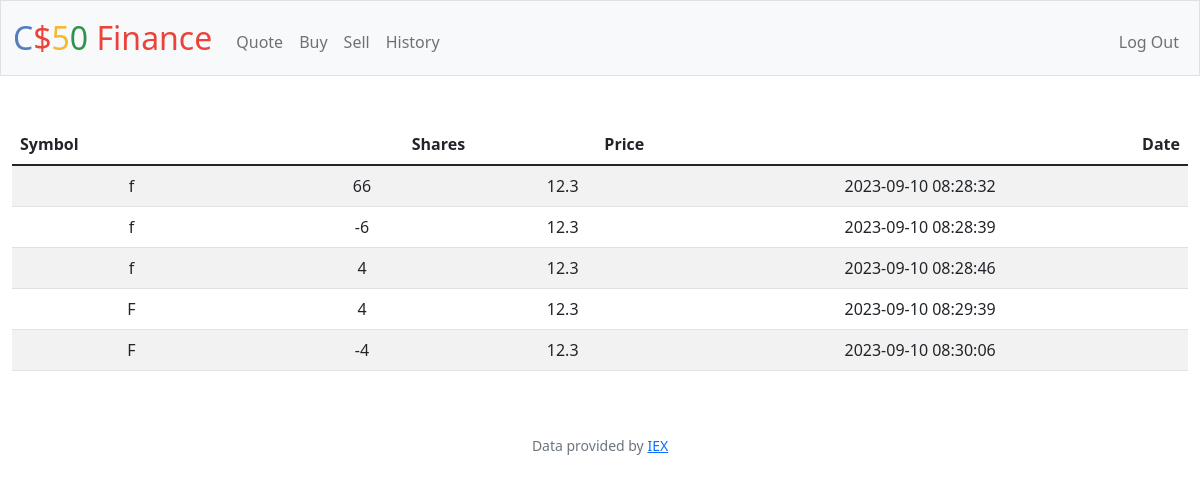
Screenshot of /history (signed in) with the database file from the repository.
### tables this page shows
CREATE TABLE 'transactions' ('id' INTEGER PRIMARY KEY AUTOINCREMENT NOT NULL, 'user_id' INTEGER, 'symbol' TEXT, 'shares' INTEGER, 'price' REAL, 'date' DATETIME);

### app.py (the view)
@app.route("/history")
@login_required
def history():
    user_id = session["user_id"]
    transactions_db = db.execute("SELECT * FROM transactions WHERE user_id = :id", id=user_id)
    return render_template("history.html", transactions = transactions_db)

### app.py (called while the page is built)
@app.after_request
def after_request(response):
    response.headers["Cache-Control"] = "no-cache, no-store, must-revalidate"
    response.headers["Expires"] = 0
    response.headers["Pragma"] = "no-cache"
    return response

### helpers.py (called while the page is built)
def login_required(f):
    @wraps(f)
    def decorated_function(*args, **kwargs):
        if session.get("user_id") is None:
            return redirect("/login")
        return f(*args, **kwargs)
    return decorated_function

### templates/history.html (shortened to what this page needs)
{% extends "layout.html" %}
{% block main %}
<table class="table table-striped">
    <thead>
        <tr>
            <th class="text-start">Symbol</th>
            <th class="text-end">Shares</th>
            <th class="text-end">Price</th>
            <th class="text-end">Date</th>
        </tr>
    </thead>
   <tbody>
    {% for row in transactions %}
    <tr>
        <td>{{ row["symbol"] }}</td>
        <td>{{ row["shares"] }}</td>
        <td>{{ row["price"] }}</td>
        <td>{{ row["date"]}}</td>
    </tr>
    {% endfor %}
    </tbody>
</table>
{% endblock %}

### rows the page displays
transactions: symbol "f", shares "66", price "12.3", date "2023-09-10 08:28:32"
transactions: symbol "f", shares "-6", price "12.3", date "2023-09-10 08:28:39"
transactions: symbol "f", shares "4", price "12.3", date "2023-09-10 08:28:46"
transactions: symbol "F", shares "4", price "12.3", date "2023-09-10 08:29:39"
transactions: symbol "F", shares "-4", price "12.3", date "2023-09-10 08:30:06"
